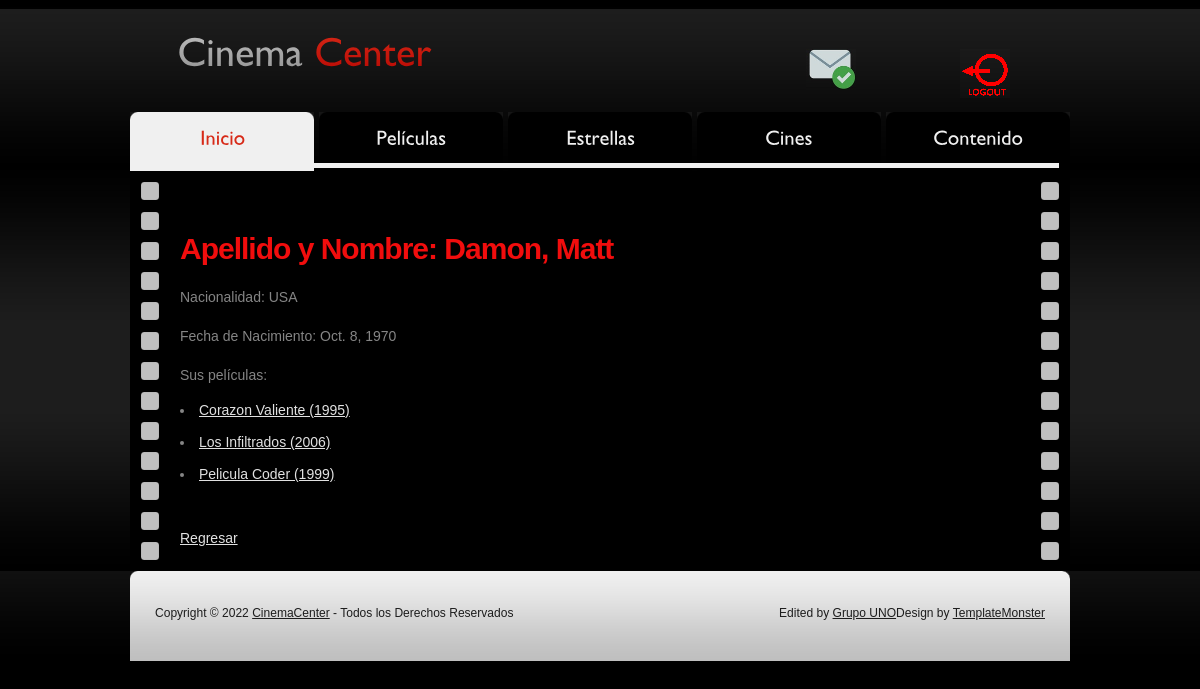
Page /cineproyecto/actor-detail/6 (signed in) on the earlier database version.
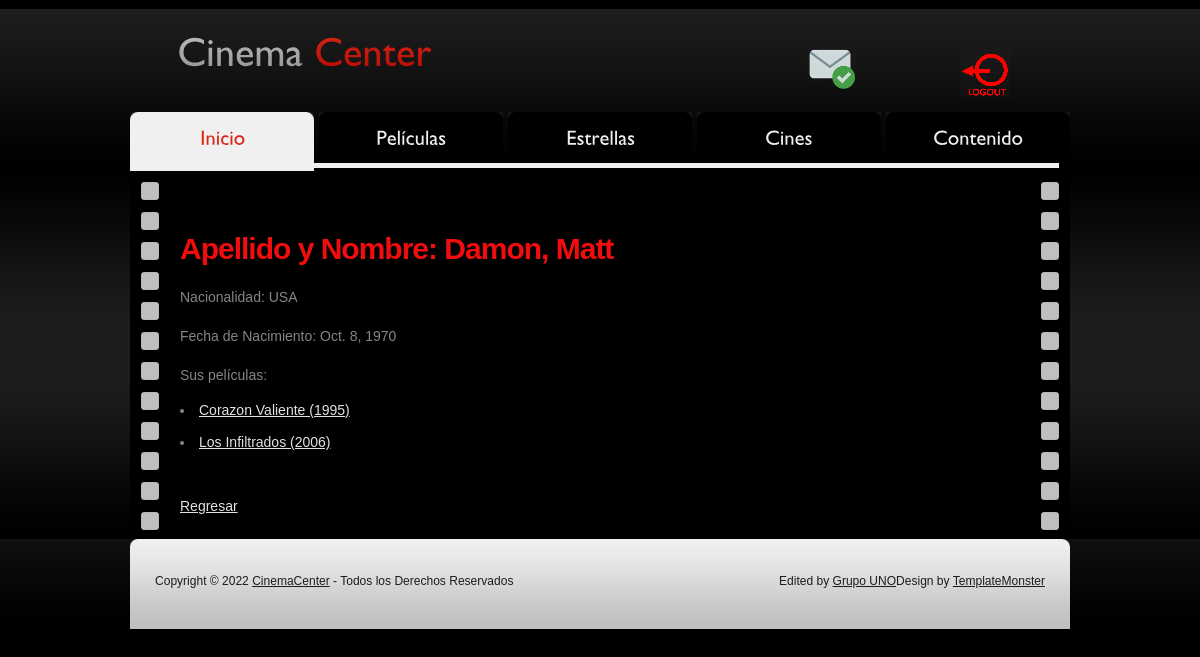
Same page on the later database version.
### cineproyecto/models.py (models this page shows)
class Movies(models.Model):
    name = models.CharField("Título",max_length=30)
    date = models.DateField("Fecha de Lanzamiento")
    act = models.ManyToManyField(Actors, verbose_name="Actores")
    dir = models.ManyToManyField(Directors, verbose_name="Director")
    link = models.URLField(max_length=200, blank=True, verbose_name="Trailer")
    def __str__(self) -> str:
        year = self.date.year
        return f"{self.name} ({year})"
    class Meta:
        verbose_name = "Película"
        verbose_name_plural = "Películas"
        unique_together = ["name","date",]
        ordering = ["name"]

### cineproyecto/views.py (the view)
# urls.py: path('actor-detail/<pk>', DetailActors.as_view(), name = "ActorDetail"),
class DetailActors(LoginRequiredMixin, DetailView):
    model = Actors
    template_name = "detail-actor.html"

### cineproyecto/models.py (called while the page is built)
    def __str__(self) -> str:
        return f"{self.surname}, {self.name}"

### cineproyecto/templates/detail-actor.html
{% extends 'main-template2.html' %}
    {% block contenido %}
        <br><br>
        <h4>Apellido y Nombre: {{object}}</h4>
        <p>Nacionalidad: {{object.nac}} </p>
        <p>Fecha de Nacimiento: {{object.birth_date}} </p>
        <p>Sus películas: </p>
                {% for movies in object.movies_set.all %}
                <li> <a href="{% url 'MovieDetail' movies.id %}">{{movies}}</a></li><br>
                {% endfor %}
        <br><br>
        <a href='{% url "Actorslist" %}'> Regresar </a>
    {% endblock contenido %}

Differences in the rows shown:
removed Movies: date+name "Pelicula Coder (1999)"
